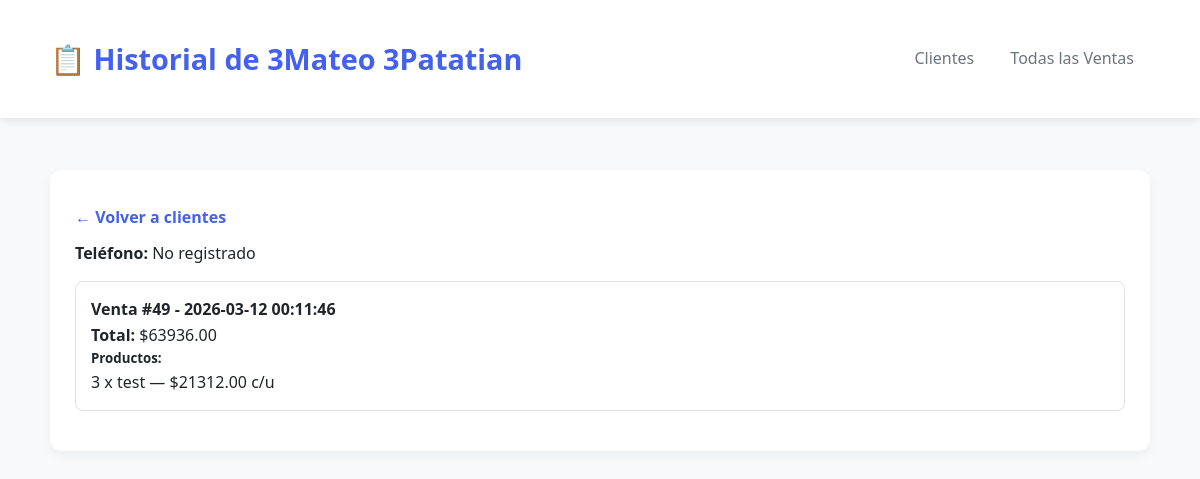
The app's page /cliente/14 (signed in), older data.
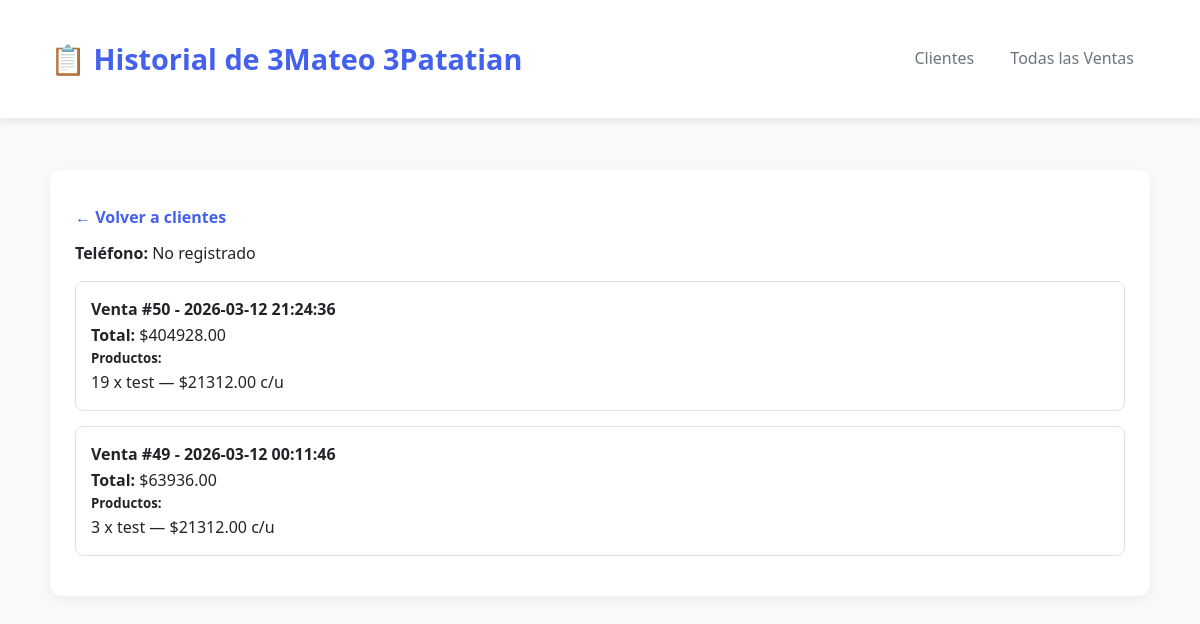
The same page, newer data.
### tables this page shows
CREATE TABLE ventas (
                id INTEGER PRIMARY KEY AUTOINCREMENT,
                fecha TEXT NOT NULL,
                cliente_id INTEGER NOT NULL,
                total REAL NOT NULL,
                metodo_pago TEXT,
                cuotas INTEGER
            , order_id TEXT);

CREATE TABLE detalle_venta (
                    id INTEGER PRIMARY KEY AUTOINCREMENT,
                    venta_id INTEGER NOT NULL,
                    producto_id INTEGER NOT NULL,
                    cantidad INTEGER NOT NULL,
                    precio_unitario REAL NOT NULL);

CREATE TABLE productos (
    id INTEGER PRIMARY KEY AUTOINCREMENT,

        sku TEXT NOT NULL UNIQUE,
        descripcion TEXT NOT NULL,

        precio REAL NOT NULL,
        promotional_price TEXT,

        stock INTEGER,

        barcode TEXT,

        variant_id TEXT UNIQUE,
        product_id TEXT,

        activo INTEGER NOT NULL DEFAULT 1,
        fecha_creacion DATETIME DEFAULT CURRENT_TIMESTAMP,
        
        imagen_url TEXT
    );

### routes/ventas.py (the view)
@ventas_bp.route('/cliente/<int:cliente_id>')
@login_required
def historial_cliente(cliente_id):
    conn = sqlite3.connect('negocio.db')
    cliente = conn.execute("SELECT * FROM clientes WHERE id = ?", (cliente_id,)).fetchone()
    if not cliente:
        flash("Cliente no encontrado", "error")
        conn.close()
        return redirect(url_for('clientes.clientes'))
    ventas = conn.execute("""
        SELECT v.id, v.fecha, v.total FROM ventas v
        WHERE v.cliente_id = ? ORDER BY v.fecha DESC
    """, (cliente_id,)).fetchall()
    ventas_detalle = []
    for venta in ventas:
        detalle = conn.execute("""
            SELECT p.descripcion, dv.cantidad, dv.precio_unitario
            FROM detalle_venta dv
            JOIN productos p ON dv.producto_id = p.id
            WHERE dv.venta_id = ?
        """, (venta[0],)).fetchall()
        ventas_detalle.append({'id': venta[0], 'fecha': venta[1], 'total': venta[2], 'detalle': detalle})
    conn.close()
    return render_template('historial_cliente.html', cliente=cliente, ventas=ventas_detalle)

### routes/__init__.py (called while the page is built)
def login_required(f):
    @wraps(f)
    def decorated_function(*args, **kwargs):
        if 'user_id' not in session:
            return redirect(url_for('auth.login'))
        return f(*args, **kwargs)
    return decorated_function

### templates/historial_cliente.html (shortened to what this page needs)
<!DOCTYPE html>
<html>
<head>
  <link rel="stylesheet" href="{{ url_for('static', filename='style.css') }}">
</head>
<body>
  <header>
    <div class="container">
      <h1>📋 Historial de {{ cliente[1] }}</h1>
      <nav>
        <a href="/clientes">Clientes</a>
        <a href="/ventas_historial">Todas las Ventas</a>
      </nav>
    </div>
  </header>
  <div class="container">
    <main>
      <a href="/clientes" class="back-link">← Volver a clientes</a>
      <p><strong>Teléfono:</strong> {{ cliente[2] or 'No registrado' }}</p>
      {% if ventas %}
        {% for v in ventas %}
          <div style="border: 1px solid #dee2e6; border-radius: 8px; padding: 15px; margin: 15px 0;">
            <h4>Venta #{{ v.id }} - {{ v.fecha }}</h4>
            <p><strong>Total:</strong> ${{ "%.2f"|format(v.total) }}</p>
            <h5>Productos:</h5>
            <ul style="list-style: none; padding-left: 0;">
              {% for item in v.detalle %}
                <li>{{ item[1] }} x {{ item[0] }} — ${{ "%.2f"|format(item[2]) }} c/u</li>
              {% endfor %}
            </ul>
          </div>
        {% endfor %}
      {% else %}
        <p>Este cliente no tiene ventas registradas.</p>
      {% endif %}
    </main>
  </div>
</body>
</html>

Row changes from the older to the newer data that the page shows:
added ventas: id "50", fecha "2026-03-12 21:24:36", total "404928.00"
added detalle_venta: cantidad "19", descripcion "test", precio_unitario "21312.00", shown under "50"
